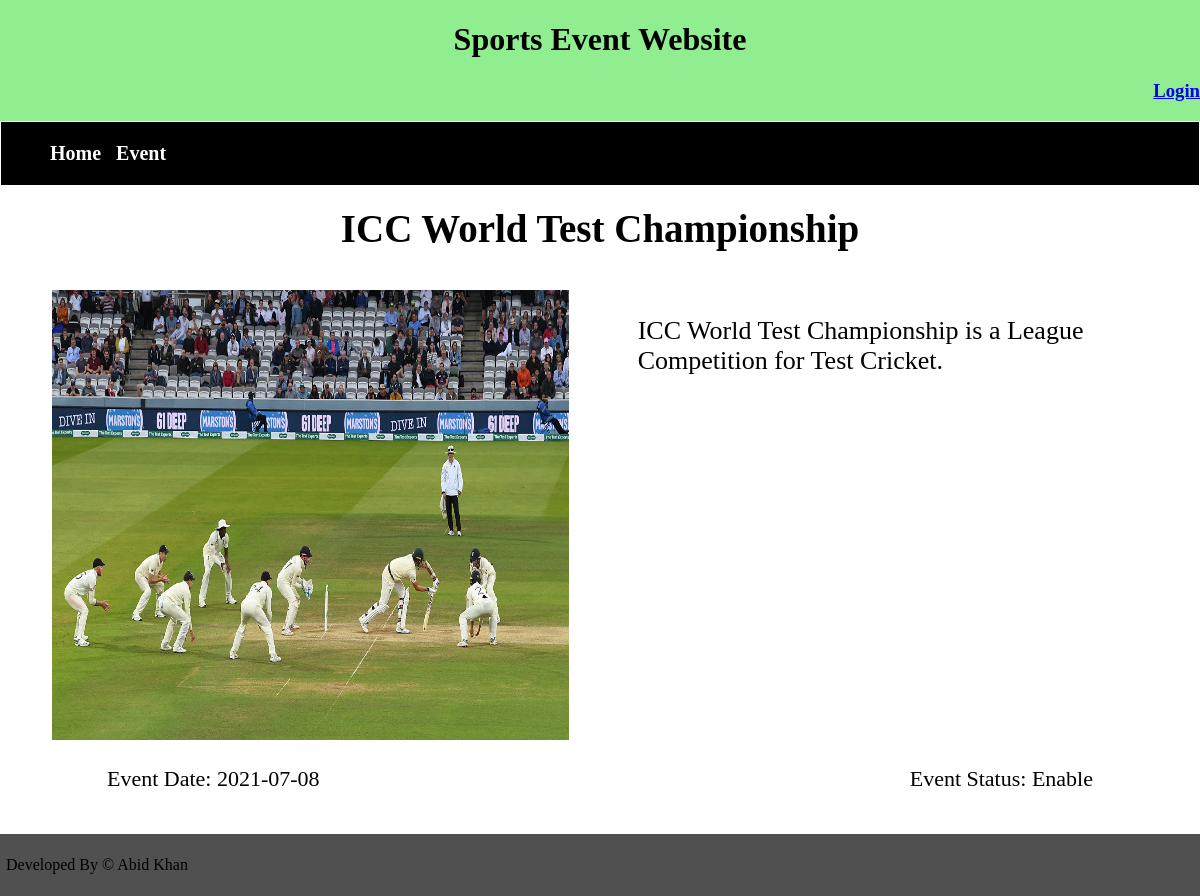
The app's page /DetailUser.php?idt=1 with its own data.
### tables this page shows
CREATE TABLE `sports` (
  `Event_id` int(11) NOT NULL,
  `Name` varchar(100) NOT NULL,
  `Description` varchar(50000) NOT NULL,
  `Date` date NOT NULL,
  `Image` blob NOT NULL,
  `Category` text NOT NULL,
  `Status` text NOT NULL
);

### DetailUser.php (the view, shortened to what this page needs)
<?php
	$idt = '';
	if(isset($_GET['idt']))
	{
	  $idt= $_GET['idt'];
	}
?>
<!DOCTYPE HTML>
<html>
	<?php
		include("HeaderUser.php");
	?>
	<body>
		<div style="background-color: white;">
			<link href="style.css" rel="stylesheet">
			<?php
			  include("Navbar.php");
			  $sql= "SELECT * FROM sports WHERE Event_id = '$idt' ";
			  $res = mysqli_query($conn,$sql);
			  $arr=mysqli_fetch_array($res);
			  echo '<div class="Container">
					  <p class="title">'.$arr['Name'].'</p>
					  <div class="ImageAndDetails">
						<div class="ImageDiv">'?>
						  <img src="<?php echo $arr['Image'];?>" height="250" width="300" class="Image" /> <?php echo '
						</div>
						<div class="Details">
						  <p>'.$arr['Description'].'</p>
						</div>
					  </div>
					  <div class="DateAndStatus">
						<p class="Date">Event Date: '.$arr['Date'].'</p> <p class="Status">Event Status: '.$arr['Status'].'</p>
					  </div>
					  </div>'
			?>
		</div>
		<div class="foter">
			<p> Developed By <font color="Black"> &copy Abid Khan </font> </p>
		</div>
	</body>
</html>

### CSS/style.css (style rules this page uses)
body { background-color: lightgreen; margin: 0; }
.Container { padding: 20px; }
.title { text-align: center; font-size: 39px; font-weight: bold; margin-top: 0px; }
.ImageAndDetails { display: flex; justify-content: space-around; }
.ImageDiv { width:45%; height:auto; border-radius: 4px; }
.Image { width: 99%; height:450px; }
.Details { width:44%; }
.Details p { font-size: 26px; }
.DateAndStatus { display:flex; justify-content:space-between; width: 85%; margin-left:auto; margin-right: auto; }
.DateAndStatus p { font-size: 22px; }
.foter { overflow: hidden; background-color: #505050; text-align: left; padding: 6px; min-width: 300px; }

### records on screen
sports: Name "ICC World Test Championship", Image (picture), Description "ICC World Test Championship is a League Competition for Test Cricket.", Date "2021-07-08", Status "Enable"
